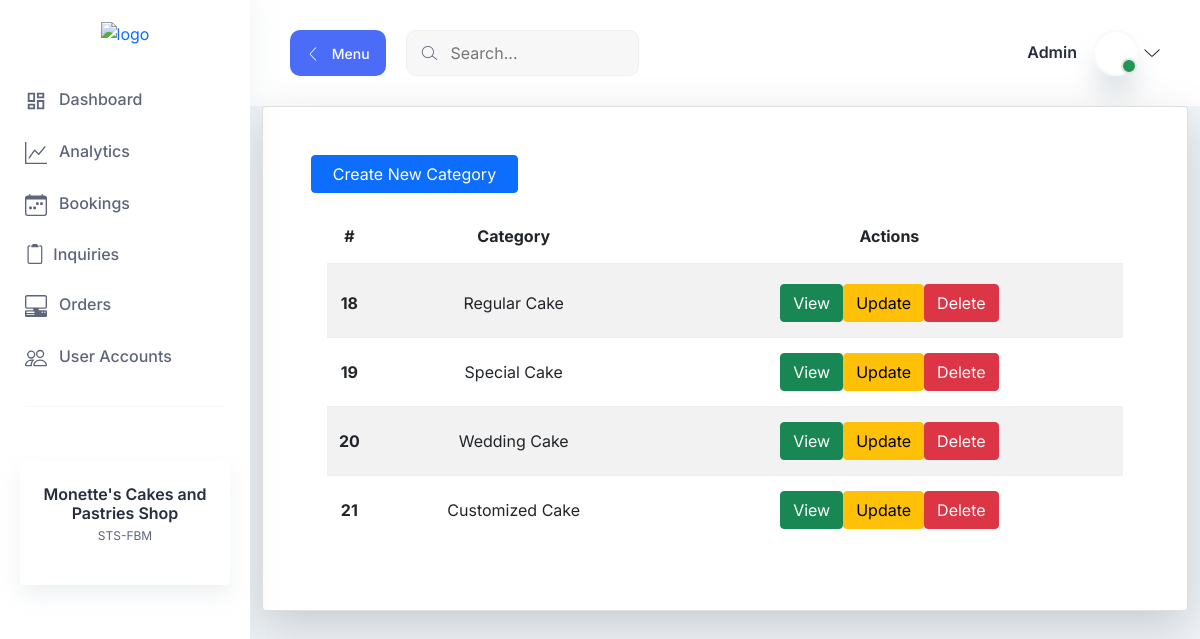
Screenshot of /category-list (signed in) with the database file from the repository.
### products/models.py (models this page shows, shortened)
class Category(models.Model):
    category = models.CharField(max_length=255)
    class Meta:
        verbose_name = "Category"

### products/views.py (the view)
# urls.py: path("category-list", category, name="category-list"),
def category(request):
   template_name = "category/category_list.html"
   category = Category.objects.all()
   context = {
       "category" : category
   }
   return render (request, template_name, context)

### products/templates/category/category_list.html
{% extends 'base.html' %}
{% block body %}
<div class="container d-flex justify-content-center">
  <div class="card p-5 shadow-lg p-3 mb-5 bg-white rounded" style="width: 60rem;">
  <a href="{% url 'category-add' %}" class="btn btn-primary w-25">Create New Category</a>
    <table class="table table-striped bg-white p-3">
      <thead>
        <tr class="text-center">
          <th scope="col">#</th>
          <th scope="col">Category</th>
          <th scope="col">Actions</th>
        </tr>
      </thead>
      <tbody>
      {% for list in category %}
        <tr class="text-center">
          <th scope="row">{{list.id}}</th>
          <td>{{list.category}}</td>
          <td>
              <a href="{% url 'category-view' list.id %}" class="btn btn-success">View</button>
              <a href="{% url 'category-update' list.id %}" class="btn btn-warning">Update</button>
              <a href="{% url 'category-delete' list.id %}" class="btn btn-danger">Delete</button>
          </td>
        </tr>
      {% endfor %}
      </tbody>
    </table>
   </div>
</div>
{% endblock %}

### static/assets/css/fullcalendar.css (style rules this page uses)
:root { --fc-daygrid-event-dot-width: 8px; }
:root { --fc-list-event-dot-width: 10px; --fc-list-event-hover-bg-color: #f5f5f5; }

### rows the page displays
Category: id "18", category "Regular Cake"
Category: id "19", category "Special Cake"
Category: id "20", category "Wedding Cake"
Category: id "21", category "Customized Cake"
